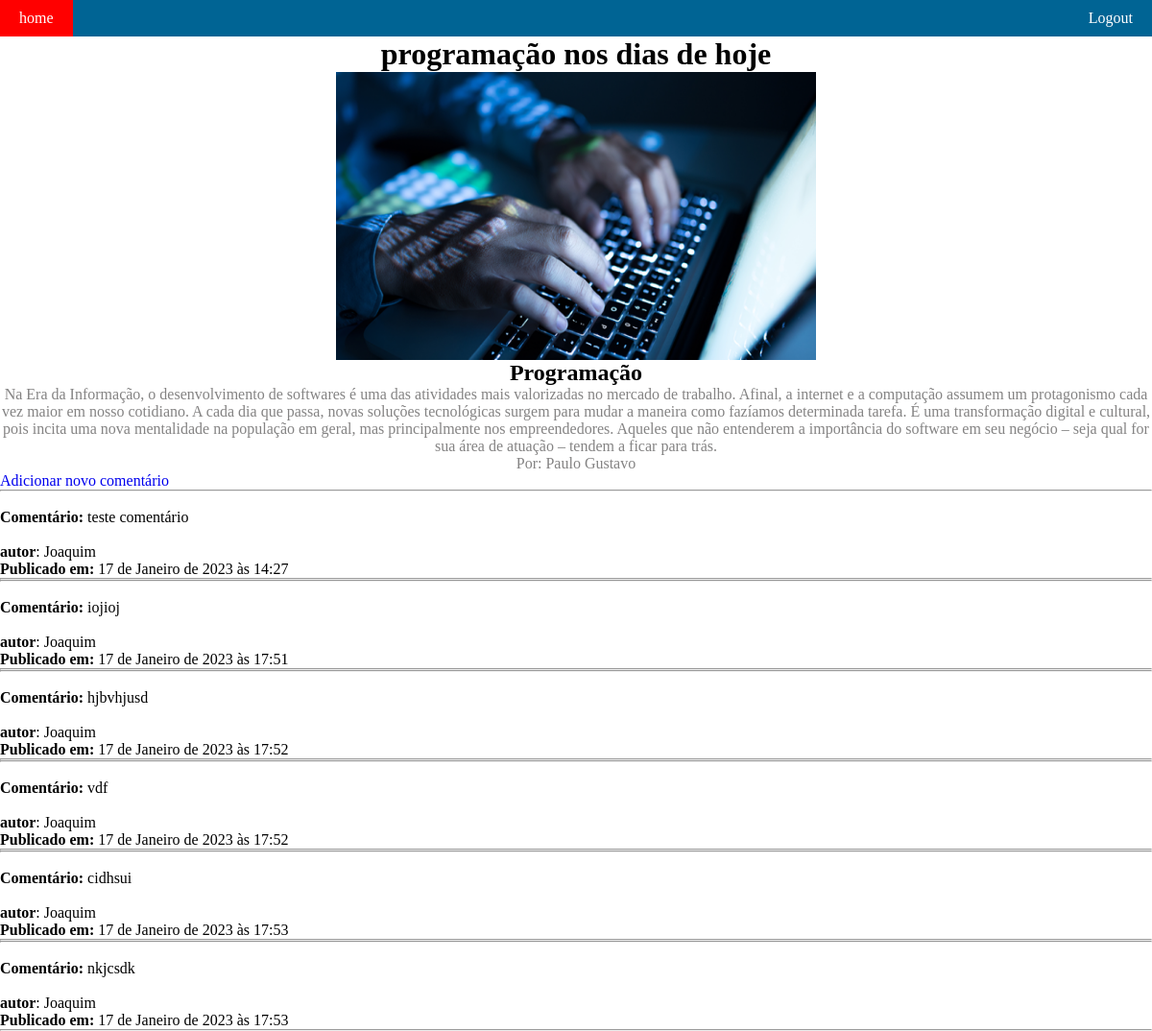
The app's page /postagem/1 (signed in) with its own data.
### blog/models.py (models this page shows, shortened)
class Postagem(models.Model):
    categoria = models.ForeignKey(Categorias, on_delete=models.CASCADE)
    titulo = models.CharField(max_length=100, blank=False)
    publicacao = models.TextField(max_length=1000, blank=False)
    usuario = models.ForeignKey(Usuario, on_delete=models.CASCADE)
    data_publicacao = models.DateTimeField(default=datetime.now, blank=True)
    foto_postagem = models.ImageField(upload_to='fotos/%d/%m/%Y/', blank=True, default=default_foto_postagem)

class Categorias(models.Model):
    categoria = models.CharField(max_length=100, blank=False, null=True)
    def __str__(self):
        return self.categoria

class Usuario(models.Model):
    nivel_acesso = (
        ('ADM','Administrador'),
        ('AU', 'Autor'),
        ('UC', 'Usuário comum'),
    )
    nome = models.CharField(max_length=100, blank=False)
    email = models.EmailField(blank=False, max_length=30, unique=True)
    senha = models.CharField(max_length= 64, blank=False)
    data_de_cadastro = models.DateTimeField(default=datetime.now, blank=True)
    nivel_acesso = models.CharField(max_length=13, choices=nivel_acesso, blank=False, null=False, default='UC')
    ativo = models.BooleanField(default=True)
    def __str__(self):
        return self.nome

class Comentario(models.Model):
    postagem = models.ForeignKey(Postagem, on_delete=models.CASCADE, related_name='comentarios')
    usuario = models.ForeignKey(Usuario, on_delete=models.CASCADE)
    comentario = models.TextField(max_length=100)
    criadoEm = models.DateTimeField(auto_now_add=True)
    ativo = models.BooleanField(default=False)

### blog/views.py (the view)
# urls.py: path('postagem/<int:postagem_id>', views.postagem, name='postagem'),
def postagem(request, postagem_id):
    try:
        usuario_tipo = request.session['usuario_tipo']
    except Exception as e:
        return redirect('login')
    user_id = request.session.get("user_id")
    user = Usuario.objects.filter(id=user_id)
    post = Postagem.objects.get(pk=postagem_id)
    return render(request, 'blog/postagens.html', {
        'postagem':post,
        'usuarios':user,
    })

### blog/templates/blog/postagens.html (shortened to what this page needs)
{% load static %}
<!DOCTYPE html>
<html lang="en">
<head>
    <link rel="stylesheet" href="{% static 'css/style.css' %}">
</head>
<body>
    <nav class="top-menu">
        <div class="nav_links">
            <a class="link-item" href="{% url 'index' %}">home</a>
        </div>
        <div class="nav_links">
            <a class="link-item" href="{% url 'logout' %}">Logout</a>
        </div>
    </nav>
    <div class="postagens-title">
        <h1>{{postagem.titulo}}</h1>
    </div>
    <div class="image-postagem-container">
        <img class="image-postagem" class="blog-img" src="{{ postagem.foto_postagem.url }}" alt="">
    </div>
    <div class="postagens-main-container">
        <div class="postagens-content">
            <h2>{{postagem.categoria}}</h2>
            <p>{{postagem.publicacao}}</p>
            <p> Por: {{postagem.usuario}}</p>
        </div>
    </div>
    {% for usuario in usuarios %}
        {% if usuario.nivel_acesso == 'UC' %}
            {% if not postagem.comentarios.all %}
                Sem comentários... <br>  <a href="{% url 'criar_comentario' postagem.id %}">Adicionar comentário</a>
            {% else %}
                <a href="{% url 'criar_comentario' postagem.id %}">Adicionar novo comentário</a>
                {% for comentario in postagem.comentarios.all %}
                <hr>
                <br>
                    <p><strong>Comentário: </strong>{{comentario.comentario}}</p>
                    <br>
                    <p><strong>autor</strong>: {{comentario.usuario}}</p>
                    <p><strong>Publicado em:</strong> {{comentario.criadoEm}}</p>
                    <hr>
                {% endfor %}
            {% endif %}
        {%endif%}
    {%endfor%}
</body>

### templates/static/css/style.css (style rules this page uses)
* { margin: 0px; padding: 0px; font-family: poppins; box-sizing: border-box; }
a { text-decoration: none; }
body { margin: 0px; padding: 0px; font-family: poppins; }
.top-menu { display: flex; flex-direction: row; justify-content: space-between; align-items: center; background-color: #006494; }
.nav_links { display: flex; }
.nav_links a { color: #fff; font-weight: 500; padding: 10px 20px; }
.postagens-title { display: flex; justify-content: center; }
.postagens-main-container { display: flex; justify-content: center; }
.image-postagem-container { display: flex; justify-content: center; }
.image-postagem { width: 500px; height: 300px; }
.postagens-content { display: flex; flex-direction: column; align-items: center; text-align: justify; color: #848383; }
.postagens-main-container { display: flex; }
.postagens-content { text-align: center; }
.postagens-content > h2 { color: #000; }

### records on screen
Postagem: titulo "programação nos dias de hoje", foto_postagem (picture), categoria "Programação", publicacao "Na Era da Informação, o desenvolvimento de softwares é uma das atividades mais valorizadas no mercado de trabalho. Afinal, a internet e a computação assumem um protagonismo cada vez maior em nosso cotidiano. A cada dia que passa, novas soluções tecnológicas surgem para mudar a maneira como fazíamos determinada tarefa. É uma transformação digital e cultural, pois incita uma nova mentalidade na população em geral, mas principalmente nos empreendedores. Aqueles que não entenderem a importância do software em seu negócio – seja qual for sua área de atuação – tendem a ficar para trás.", usuario "Paulo Gustavo"
Comentario: comentario "teste comentário", usuario "Joaquim", criadoEm "17 de Janeiro de 2023 às 14:27"
Comentario: comentario "iojioj", usuario "Joaquim", criadoEm "17 de Janeiro de 2023 às 17:51"
Comentario: comentario "hjbvhjusd", usuario "Joaquim", criadoEm "17 de Janeiro de 2023 às 17:52"
Comentario: comentario "vdf", usuario "Joaquim", criadoEm "17 de Janeiro de 2023 às 17:52"
Comentario: comentario "cidhsui", usuario "Joaquim", criadoEm "17 de Janeiro de 2023 às 17:53"
Comentario: comentario "nkjcsdk", usuario "Joaquim", criadoEm "17 de Janeiro de 2023 às 17:53"
